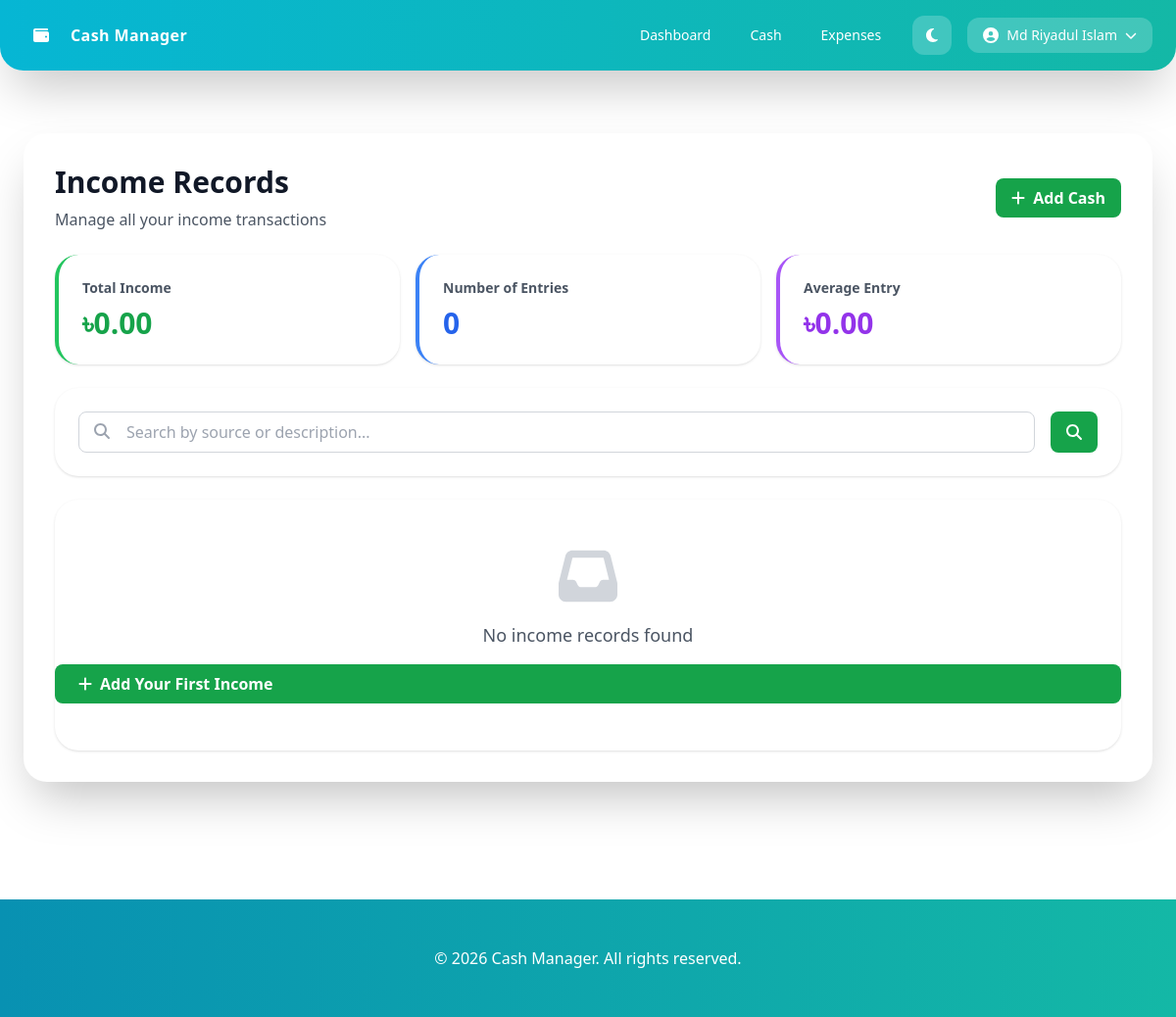
/cash-list/ (signed in), run on an earlier commit of the app's database.
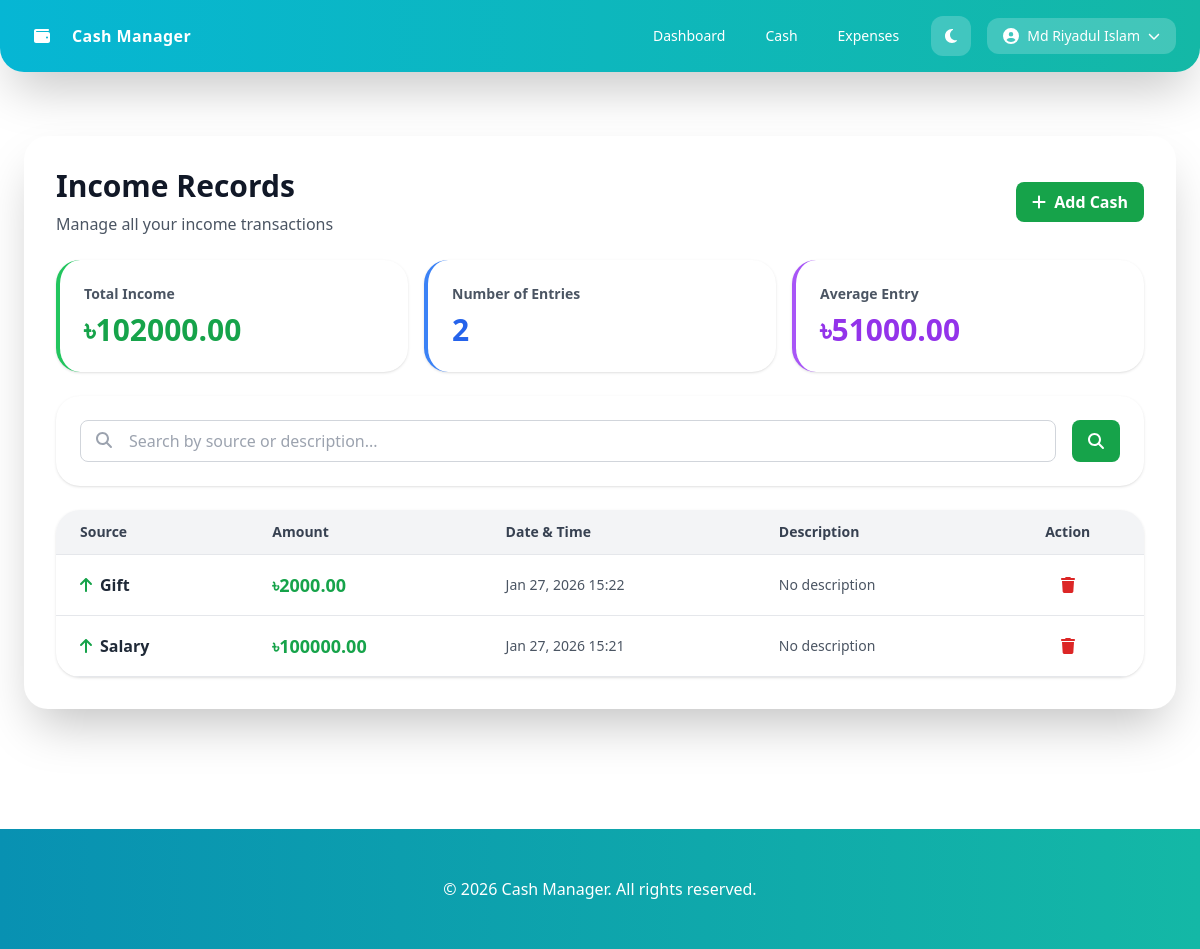
And on a later commit of the database.
### ManageCash/models.py (models this page shows)
class AddCash(models.Model):
    user = models.ForeignKey(User, on_delete=models.CASCADE)
    source = models.CharField(max_length=255)
    datetime = models.DateTimeField(auto_now_add=True)
    amount = models.DecimalField(max_digits=10, decimal_places=2)
    description = models.TextField(blank=True)

### ManageCash/views.py (the view)
# urls.py: path('cash-list/', views.cash_list, name='cash_list'),
@login_required(login_url='login')
def cash_list(request):
    cash_additions = AddCash.objects.filter(user=request.user).order_by('-datetime')
    search_query = request.GET.get('q', '')
    if search_query:
        cash_additions = cash_additions.filter(
            Q(source__icontains=search_query) | Q(description__icontains=search_query)
        )
    total = cash_additions.aggregate(Sum('amount'))['amount__sum'] or 0
    count = cash_additions.count()
    average = total / count if count > 0 else 0
    context = {
        'cash_additions': cash_additions,
        'search_query': search_query,
        'total': total,
        'average': average,
    }
    return render(request, 'ManageCash/cash_list.html', context)

### templates/ManageCash/cash_list.html (shortened to what the changed rows need)
{% extends 'base.html' %}
{% block content %}
<div class="space-y-6">
    <div class="flex items-center justify-between">
        <div>
            <h1 class="text-3xl font-bold text-gray-900 dark:text-gray-100">Income Records</h1>
        </div>
    </div>
    <div class="grid grid-cols-1 md:grid-cols-3 gap-4">
        <div class="bg-white dark:bg-gray-800 rounded-3xl shadow p-6 border-l-4 border-green-500 transition-colors">
            <p class="text-gray-600 dark:text-gray-300 text-sm font-semibold">Total Income</p>
            <p class="text-3xl font-bold text-green-600 mt-2">৳{{ total|floatformat:2 }}</p>
        </div>
        <div class="bg-white dark:bg-gray-800 rounded-3xl shadow p-6 border-l-4 border-blue-500 transition-colors">
            <p class="text-gray-600 dark:text-gray-300 text-sm font-semibold">Number of Entries</p>
            <p class="text-3xl font-bold text-blue-600 mt-2">{{ cash_additions|length }}</p>
        </div>
        <div class="bg-white dark:bg-gray-800 rounded-3xl shadow p-6 border-l-4 border-purple-500 transition-colors">
            <p class="text-gray-600 dark:text-gray-300 text-sm font-semibold">Average Entry</p>
            <p class="text-3xl font-bold text-purple-600 mt-2">৳{{ average|floatformat:2 }}</p>
        </div>
    </div>
    <div class="bg-white dark:bg-gray-800 rounded-3xl shadow overflow-hidden transition-colors">
        {% if cash_additions %}
        <div class="overflow-x-auto">
            <table class="w-full" id="transactionsTable">
                <thead class="bg-gray-100 dark:bg-gray-700 border-b">
                    <tr>
                        <th class="px-6 py-3 text-left text-sm font-semibold text-gray-700 dark:text-gray-200">Source</th>
                        <th class="px-6 py-3 text-left text-sm font-semibold text-gray-700 dark:text-gray-200">Amount</th>
                        <th class="px-6 py-3 text-left text-sm font-semibold text-gray-700 dark:text-gray-200">Date & Time</th>
                        <th class="px-6 py-3 text-left text-sm font-semibold text-gray-700 dark:text-gray-200">Description</th>
                        <th class="px-6 py-3 text-center text-sm font-semibold text-gray-700 dark:text-gray-200">Action</th>
                    </tr>
                </thead>
                <tbody>
                    {% for cash in cash_additions %}
                    <tr class="border-b hover:bg-gray-50 dark:hover:bg-gray-700 transition cursor-pointer transaction-row"
                        data-source="{{ cash.source }}"
                        data-amount="{{ cash.amount }}"
                        data-date="{{ cash.datetime|date:'M d, Y H:i' }}"
                        data-description="{{ cash.description }}">
                        <td class="px-6 py-4">
                            <div class="flex items-center space-x-2">
                                <i class="fas fa-arrow-up text-green-600"></i>
                                <span class="font-semibold text-gray-800 dark:text-gray-100">{{ cash.source }}</span>
                            </div>
                        </td>
                        <td class="px-6 py-4">
                            <span class="text-lg font-bold text-green-600">৳{{ cash.amount|floatformat:2 }}</span>
                        </td>
                        <td class="px-6 py-4 text-sm text-gray-600 dark:text-gray-300">
                            {{ cash.datetime|date:"M d, Y H:i" }}
                        </td>
                        <td class="px-6 py-4 text-sm text-gray-600 dark:text-gray-300">
                            {{ cash.description|truncatewords:5|default:"No description" }}
                        </td>
                        <td class="px-6 py-4 text-center">
                            <a href="{% url 'delete_cash' cash.pk %}" class="text-red-600 hover:text-red-800 font-semibold transition">
                                <i class="fas fa-trash"></i>
                            </a>
                        </td>
                    </tr>
                    {% endfor %}
                </tbody>
            </table>
        </div>
        {% else %}
        <div class="text-center py-12">
            <i class="fas fa-inbox text-6xl text-gray-300 dark:text-gray-500 mb-4"></i>
            <p class="text-gray-600 dark:text-gray-300 text-lg">No income records found</p>
            <a href="{% url 'add_cash' %}" class="mt-4 inline-block bg-green-600 hover:bg-green-700 text-white font-bold py-2 px-6 rounded-lg transition flex items-center">
                <i class="fas fa-plus mr-2"></i>Add Your First Income
            </a>
        </div>
        {% endif %}
    </div>
</div>
{% endblock %}

What changed in the data, as far as the page shows it:
added AddCash: source "Gift", amount "2000.00", datetime "Jan 27, 2026 15:22", description "No description"
added AddCash: source "Salary", amount "100000.00", datetime "Jan 27, 2026 15:21", description "No description"
Also different on the page:
{{ total|floatformat:2 }}: "0.00" → "102000.00"
{{ cash_additions|length }}: "0" → "2"
{{ average|floatformat:2 }}: "0.00" → "51000.00"
text no longer shown: "No income records found Add Your First Income"
text now shown: "Source Amount Date & Time Description Action"
